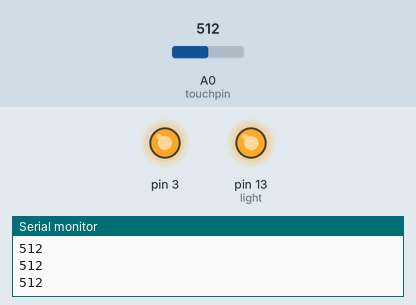
Bench run of a sketch on a simulated Arduino Uno, built with avr-gcc and run on an emulated ATmega328P. On the bench: output pins drawn as LEDs (lit = HIGH), the last lines printed to the serial monitor. The test bench sets the inputs (shaded band); at power-on: A0 (touchpin) = 512.

Above: at 1.2 s.
1.3 s: A0 (touchpin) set to 716
At 2.3 s:
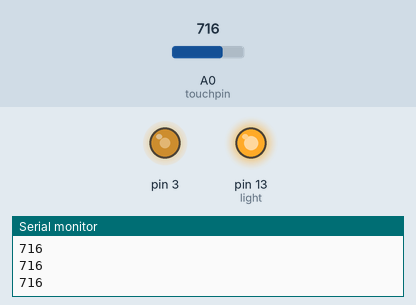
2.8 s: A0 (touchpin) set to 900
At 3.1 s:
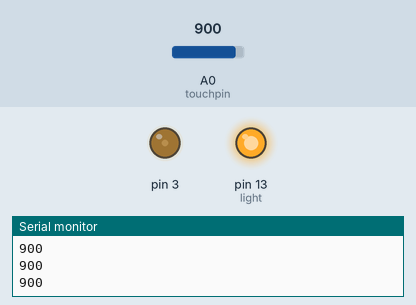
4.3 s: A0 (touchpin) set to 983
At 5.5 s:
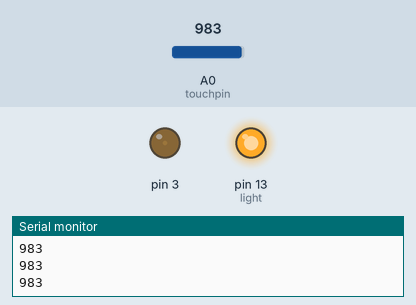
5.8 s: A0 (touchpin) set to 1010
At 6.9 s:
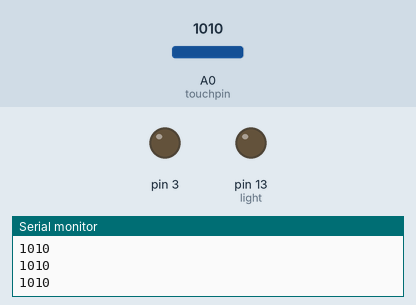
Timing chart, 0 to 8.3 s (numbered marks = the images above; inputs shaded):
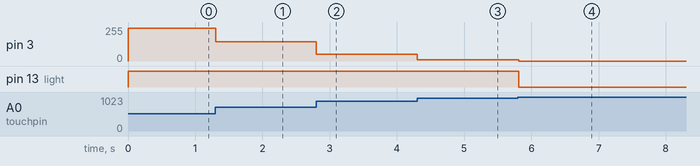

Measured:
- the behaviour switches between 1001 and 1002 on A0 (touchpin) (found by bisection; images 3 and 4)
- after the input at 1.3 s, pin 3: 245/255 → 143/255 at once
- after the input at 2.8 s, pin 3: 143/255 → 51/255 at once
- after the input at 4.3 s, pin 3: 51/255 → 10/255 at once
- after the input at 5.8 s, pin 3: 10/255 → 0/255 at once; pin 13 (light): HIGH → LOW at once

The sketch:

chumo_ino.ino
```cpp
int touchpin = A0, light = 13, value = 0, sensitive = 20;
void setup() {
  // put your setup code here, to run once:
  pinMode(light, OUTPUT);
  Serial.begin(115200);
}

void loop() {
  // put your main code here, to run repeatedly:
  value = analogRead(touchpin);
  Serial.println(value);
  value=1023-value-sensitive;
  value/=2;
  if ( value > 0)
  {
    digitalWrite(light, HIGH);
    if(value<255)analogWrite(3, value);
    else digitalWrite(3,HIGH);
  }
  else
  {
    digitalWrite(light, LOW);
    digitalWrite(3,LOW);
  }
  delay(10);
}
```
